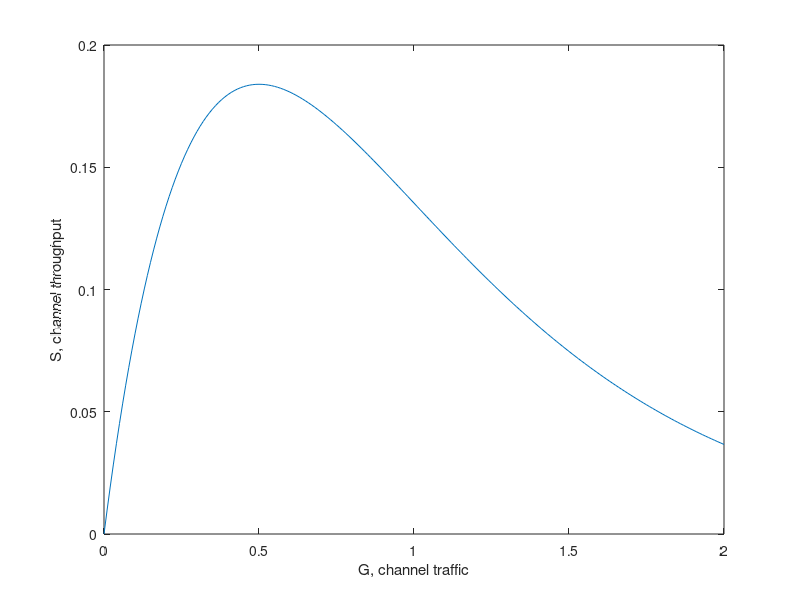
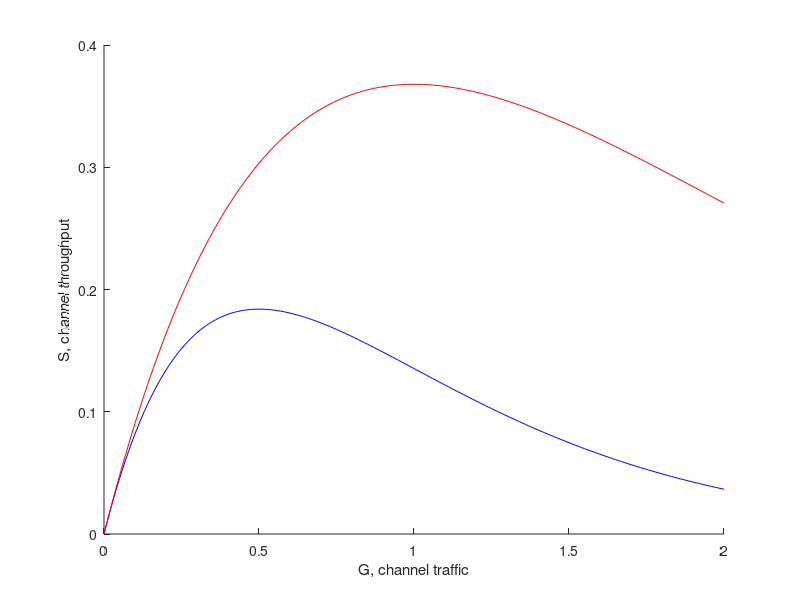

The MATLAB source for these figures, in order:

close all;

% Plot S = G e^(-2G)
% Poisson channel throughput
figure(1);
g = [0:0.01:2];
s = g .* e .^ (-2 * g);
plot(g,s);
xlabel('G, channel traffic');
ylabel('S, channel throughput');

print('poissonthroughput.png');

% Slotted ALOHA
figure(2);
hold on;
sslot = g .* e .^ (-g);
plot(g,s,'b');
plot(g,sslot, 'r');
xlabel('G, channel traffic');
ylabel('S, channel throughput');

print('slottedthroughput.png');

